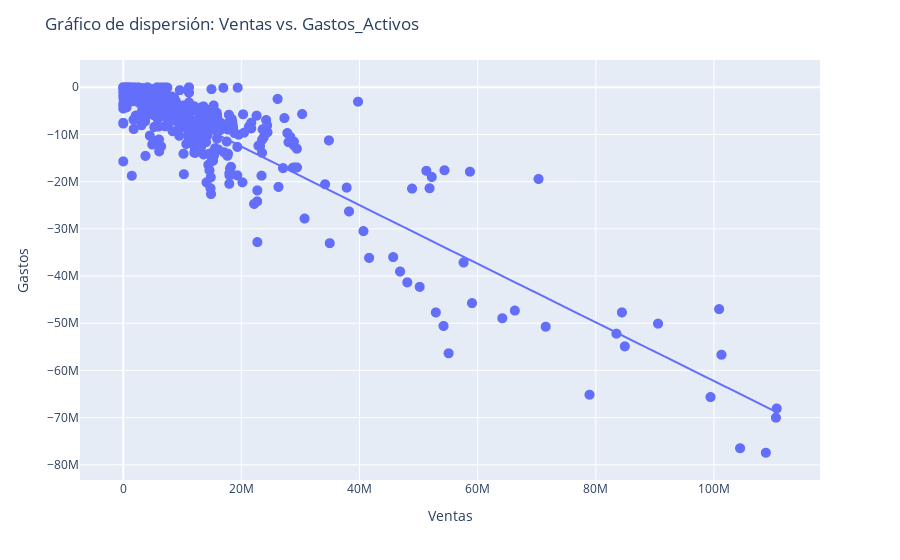

The notebook cell this image was saved under:
### Markdown cell above
##### Graficos:
- Regresión Lineal:

### Code cell
# trendline='ols' traza una línea de regresión lineal para mostrar la tendencia en los datos.
fig = px.scatter(df_resultado, x='Ventas', y='Gastos_Activos', hover_data=['Obra'], trendline='ols') 
fig.update_traces(marker=dict(size=10))  
fig.update_layout(title='Gráfico de dispersión: Ventas vs. Gastos_Activos')  
fig.update_xaxes(title='Ventas')  
fig.update_yaxes(title='Gastos')  
fig.show()

### Figure 1 — Plotly figure (JSON) as saved in the notebook; plotly's stock layout.template omitted (floating-point values rounded to 4 significant figures; data arrays with more than 128 entries replaced by an {"elided": "..."} marker saying what was removed)
{"data": [{"customdata": {"elided": "1647x1 str values"}, "hovertemplate": "Ventas=%{x}<br>Gastos_Activos=%{y}<br>Obra=%{customdata[0]}<extra></extra>", "legendgroup": "", "marker": {"color": "#636efa", "size": 10, "symbol": "circle"}, "mode": "markers", "name": "", "showlegend": false, "type": "scattergl", "x": {"elided": "1647 float values"}, "xaxis": "x", "y": {"elided": "1647 float values"}, "yaxis": "y"}, {"hovertemplate": "<b>OLS trendline</b><br>Gastos_Activos = -0.620955 * Ventas + -135802<br>R<sup>2</sup>=0.867479<br><br>Ventas=%{x}<br>Gastos_Activos=%{y} <b>(trend)</b><extra></extra>", "legendgroup": "", "marker": {"color": "#636efa", "size": 10, "symbol": "circle"}, "mode": "lines", "name": "", "showlegend": false, "type": "scattergl", "x": {"elided": "1647 float values"}, "xaxis": "x", "y": {"elided": "1647 float values"}, "yaxis": "y"}], "layout": {"legend": {"tracegroupgap": 0}, "margin": {"t": 60}, "title": {"text": "Gráfico de dispersión: Ventas vs. Gastos_Activos"}, "xaxis": {"anchor": "y", "domain": [0, 1], "title": {"text": "Ventas"}}, "yaxis": {"anchor": "x", "domain": [0, 1], "title": {"text": "Gastos"}}}}
